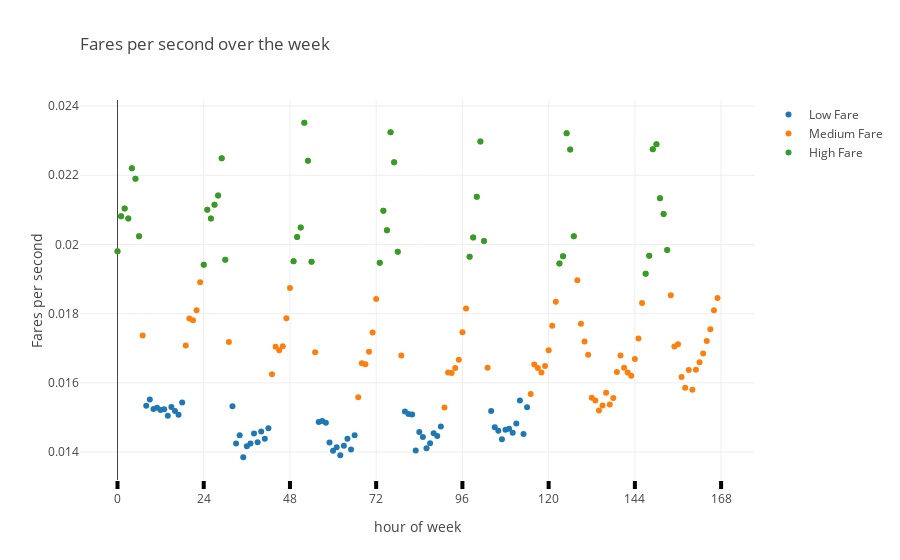

Source (notebook cell):
### Markdown cell above
## Conclusions in Detail 

### Strategy I - Speed
One way for yellow taxi drivers to maximize their hourly income is by **driving as fast as traffic and speed limits allow**. 

Following factors affect the average speed over a trip:
* Hour of day and day of week  
    * Between 8 AM to 6 PM on weekdays slower traffic brings average fare per second below .15 cents
    * After Midnight to 6 AM on weekdays drivers see fare per second climb above .19 cents
* Driving skill and style of driver

#### Challenge Strategy I: 
While at night fare per second in the highest the number of trips are lower. This dataset contains the information about the actual trips (demand = supply). 
* Demand - We do not know how many people would have taken a taxi, if they would have seen one at night 
* Supply - We do not know how many taxis are competing for passangers at night, resulting in lower utilization rates
* Utilization Rate of taxis by hour of day, day of week and zone

### Code cell
df_sample = df.sample(100000)
dfP = df_sample[(df_sample.fare_by_sec >0)&(df_sample.fare_by_sec <0.1)]
dfP = dfP.groupby(features).mean().reset_index()

# Create a trace
timeslot_wd = dfP[features[0]].isin(range(8,19))
highprice = dfP.fare_by_sec > 0.019

weekday = dfP[features[1]].isin(range(0,5))
dfP1 = dfP[timeslot_wd & weekday]
trace = go.Scatter(
    x = dfP1[features[0]] + dfP1[features[1]]*24,
    y = dfP1["fare_by_sec"],
    mode='markers',
    name = 'Low Fare'
)
data = [trace]
dfP2 = dfP[~(timeslot_wd & weekday)]
trace = go.Scatter(
    x = dfP2[features[0]] + dfP2[features[1]]*24,
    y = dfP2["fare_by_sec"],
    mode='markers',
    name = 'Medium Fare'

)
data.append(trace)
dfP3 = dfP[(highprice)]
trace = go.Scatter(
    x = dfP3[features[0]] + dfP3[features[1]]*24,
    y = dfP3["fare_by_sec"],
    mode='markers',
    name = 'High Fare'
)
data.append(trace)

layout = go.Layout(
    title=go.layout.Title(
        text='Fares per second over the week',
        xref='paper',
        x=0
    ),
    yaxis=go.layout.YAxis(
        title=go.layout.yaxis.Title(
            text='Fares per second',
        )
    ),
    xaxis=dict(
        title=go.layout.xaxis.Title(
            text='hour of week',
        ),
        tickmode='linear',
        ticks='outside',
        tick0=0,
        dtick=24,
        ticklen=8,
        tickwidth=4,
        tickcolor='#000'
    )
)
# Plot and embed in ipython notebook!
fig = go.Figure(data=data, layout=layout)
iplot(fig, filename='basic-scatter')

### Figure 1 — Plotly figure (JSON) as saved in the notebook; plotly's stock layout.template omitted (floating-point values rounded to 4 significant figures)
{"data": [{"mode": "markers", "name": "Low Fare", "type": "scatter", "uid": "6f2436bc-3743-4370-a61a-66c6ddba44e5", "x": [8, 32, 56, 80, 104, 9, 33, 57, 81, 105, 10, 34, 58, 82, 106, 11, 35, 59, 83, 107, 12, 36, 60, 84, 108, 13, 37, 61, 85, 109, 14, 38, 62, 86, 110, 15, 39, 63, 87, 111, 16, 40, 64, 88, 112, 17, 41, 65, 89, 113, 18, 42, 66, 90, 114], "y": [0.01534, 0.01533, 0.01487, 0.01518, 0.01519, 0.01552, 0.01425, 0.0149, 0.0151, 0.01472, 0.01525, 0.01449, 0.01485, 0.01508, 0.01462, 0.01528, 0.01385, 0.01428, 0.01405, 0.01437, 0.01521, 0.01417, 0.01404, 0.01458, 0.01464, 0.01524, 0.01425, 0.01414, 0.01444, 0.01467, 0.01505, 0.01454, 0.01391, 0.01411, 0.01456, 0.0153, 0.01429, 0.01418, 0.01426, 0.01482, 0.01518, 0.0146, 0.01439, 0.01454, 0.01549, 0.01508, 0.01439, 0.01407, 0.01446, 0.01453, 0.01543, 0.01469, 0.01448, 0.01474, 0.01529]}, {"mode": "markers", "name": "Medium Fare", "type": "scatter", "uid": "674562cf-9c4b-40b5-92fe-4f9bcd29bf11", "x": [0, 24, 48, 72, 96, 120, 144, 1, 25, 49, 73, 97, 121, 145, 2, 26, 50, 74, 98, 122, 146, 3, 27, 51, 75, 99, 123, 147, 4, 28, 52, 76, 100, 124, 148, 5, 29, 53, 77, 101, 125, 149, 6, 30, 54, 78, 102, 126, 150, 7, 31, 55, 79, 103, 127, 151, 128, 152, 129, 153, 130, 154, 131, 155, 132, 156, 133, 157, 134, 158, 135, 159, 136, 160, 137, 161, 138, 162, 19, 43, 67, 91, 115, 139, 163, 20, 44, 68, 92, 116, 140, 164, 21, 45, 69, 93, 117, 141, 165, 22, 46, 70, 94, 118, 142, 166, 23, 47, 71, 95, 119, 143, 167], "y": [0.01981, 0.01941, 0.01874, 0.01843, 0.01746, 0.01695, 0.01669, 0.02082, 0.02101, 0.01951, 0.01947, 0.01815, 0.01765, 0.01728, 0.02104, 0.02075, 0.02021, 0.02098, 0.01964, 0.01835, 0.01831, 0.02075, 0.02115, 0.02049, 0.02041, 0.0202, 0.01945, 0.01915, 0.0222, 0.02141, 0.02352, 0.02324, 0.02138, 0.01966, 0.01968, 0.0219, 0.02249, 0.02242, 0.02238, 0.02298, 0.02322, 0.02275, 0.02024, 0.01956, 0.0195, 0.01979, 0.0201, 0.02275, 0.0229, 0.01737, 0.01718, 0.01688, 0.01679, 0.01644, 0.02024, 0.02134, 0.01897, 0.02088, 0.01771, 0.01984, 0.01719, 0.01853, 0.01681, 0.01705, 0.01557, 0.01712, 0.01549, 0.01617, 0.0152, 0.01586, 0.01535, 0.01637, 0.01572, 0.0158, 0.01537, 0.01638, 0.01557, 0.01659, 0.01708, 0.01625, 0.01558, 0.01529, 0.01568, 0.01631, 0.01685, 0.01786, 0.01704, 0.01657, 0.0163, 0.01653, 0.01679, 0.01721, 0.01781, 0.01694, 0.01654, 0.01628, 0.01643, 0.01644, 0.01755, 0.0181, 0.01706, 0.0169, 0.01643, 0.0163, 0.0163, 0.0181, 0.0189, 0.01786, 0.01745, 0.01667, 0.01649, 0.01621, 0.01845]}, {"mode": "markers", "name": "High Fare", "type": "scatter", "uid": "90f471db-5a44-4f83-9aa8-c094f0f9c433", "x": [0, 24, 1, 25, 49, 73, 2, 26, 50, 74, 98, 3, 27, 51, 75, 99, 123, 147, 4, 28, 52, 76, 100, 124, 148, 5, 29, 53, 77, 101, 125, 149, 6, 30, 54, 78, 102, 126, 150, 127, 151, 152, 153], "y": [0.01981, 0.01941, 0.02082, 0.02101, 0.01951, 0.01947, 0.02104, 0.02075, 0.02021, 0.02098, 0.01964, 0.02075, 0.02115, 0.02049, 0.02041, 0.0202, 0.01945, 0.01915, 0.0222, 0.02141, 0.02352, 0.02324, 0.02138, 0.01966, 0.01968, 0.0219, 0.02249, 0.02242, 0.02238, 0.02298, 0.02322, 0.02275, 0.02024, 0.01956, 0.0195, 0.01979, 0.0201, 0.02275, 0.0229, 0.02024, 0.02134, 0.02088, 0.01984]}], "layout": {"title": {"text": "Fares per second over the week", "x": 0, "xref": "paper"}, "xaxis": {"dtick": 24, "tick0": 0, "tickcolor": "#000", "ticklen": 8, "tickmode": "linear", "ticks": "outside", "tickwidth": 4, "title": {"text": "hour of week"}}, "yaxis": {"title": {"text": "Fares per second"}}}}
